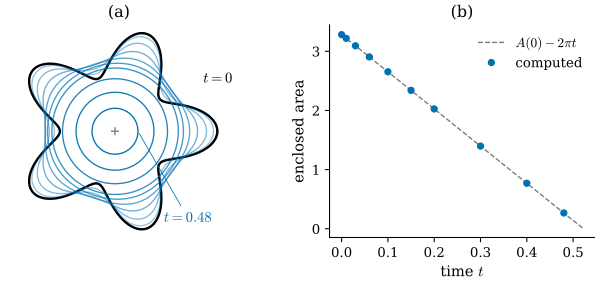

Write the Python code that produced this figure.
"""Figure 32.4.1: curve shortening flow of the flower curve r(t) = 1 + 0.3 cos 5t (Definition 32.4.1), computed with a
fine discretization (400 points, ddg32.smooth_flow). (a) snapshots; (b) enclosed area against time, which decreases
exactly like A(0) - 2 pi t for the smooth flow (Exercise 32.4.2).

Run: PYTHONPATH=tools python3 chapters/32-ddg-overview/figures/fig-32-4-1-shortening-flow.py
"""
import sys
from pathlib import Path

import numpy as np

sys.path.insert(0, str(Path(__file__).resolve().parents[1] / "lib"))
import dgfig  # noqa: E402
dgfig.setup()
import matplotlib.pyplot as plt  # noqa: E402

import dgdec as dd  # noqa: E402
import ddg32  # noqa: E402

C = dgfig.COLORS
X0 = ddg32.sample("flower", 4000)[0]
A0 = np.pi * (1 + 0.3 ** 2 / 2)                       # area of r = 1 + 0.3 cos 5t: (1/2) int r^2 dt
assert abs(ddg32.polygon_area(X0) - A0) < 1e-5
times = [0.0, 0.01, 0.03, 0.06, 0.1, 0.15, 0.2, 0.3, 0.4, 0.48]
curves = ddg32.smooth_flow(X0, times, n=400)
areas = np.array([ddg32.polygon_area(X) for X in curves])
assert np.max(np.abs(areas - (A0 - 2 * np.pi * np.array(times)))) < 1e-3      # dA/dt = -2 pi
th_last = dd.turning_angles(curves[-1], True)
assert np.all(th_last > 0)                                                   # convex at t = 0.48
first_convex = None
for X, t in zip(curves, times):
    if np.all(dd.turning_angles(X, True) > 0):
        first_convex = t
        break
print("first snapshot that is convex: t =", first_convex)

fig, (ax, bx) = plt.subplots(1, 2, figsize=(6.8, 3.2), gridspec_kw={"width_ratios": [1.1, 1]})
grays = np.linspace(0.0, 0.62, len(times))[::-1]
for X, t, g in zip(curves, times, grays):
    Xc = np.vstack([X, X[:1]])
    if t == 0:
        ax.plot(Xc[:, 0], Xc[:, 1], color=C["main"], lw=dgfig.LW["main"])
    else:
        ax.plot(Xc[:, 0], Xc[:, 1], color=C["tangent"], lw=1.0, alpha=0.35 + 0.65 * (1 - g / 0.62))
ax.plot(0, 0, "+", color=C["aux"], ms=6)
ax.text(1.12, 0.62, r"$t = 0$", fontsize=11)
ax.annotate(r"$t = 0.48$", xy=(curves[-1][0, 0], 0.0), xytext=(0.62, -1.15), fontsize=11,
            arrowprops=dict(arrowstyle="-", lw=0.6, color=C["tangent"]), color=C["tangent"])
ax.set_aspect("equal")
ax.set_xlim(-1.4, 1.5)
ax.set_ylim(-1.35, 1.35)
ax.set_axis_off()
ax.set_title("(a)", fontsize=12)

tt = np.linspace(0, 0.52, 100)
bx.plot(tt, A0 - 2 * np.pi * tt, color=C["aux"], lw=1.0, ls="--", label=r"$A(0) - 2\pi t$")
bx.plot(times, areas, "o", color=C["tangent"], ms=4.5, label="computed")
bx.set_xlabel(r"time $t$")
bx.set_ylabel("enclosed area")
bx.legend(frameon=False, fontsize=10)
bx.set_title("(b)", fontsize=12)
for sp_ in ("top", "right"):
    bx.spines[sp_].set_visible(False)

fig.tight_layout()
dgfig.save(fig, __file__)
print("areas", np.round(areas, 4), "A0", A0, "extinction", A0 / (2 * np.pi))
